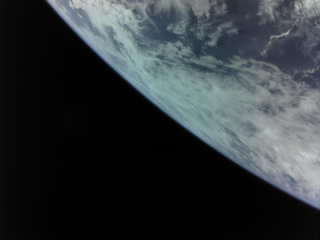
#> input picture input/HZ_Horizon_05/B4_HZ_320x240_88_complete.jpg, 320 x 240 px
$ python -i horizon_detector.py   (imports and definitions only)
#> lines starting #> are read from the running program, lines starting #| are printed output that depends on the picture; after the words box and inside, x2 and y2 are one past the last pixel; in counts of white or black regions, pixels touching at a corner belong together
#> further down, picture is the input picture: shape (240, 320, 3); mean B, G, R 56.8, 54, 48.5
import cv2
import numpy as np

def detect_horizon(image):
    gray = cv2.cvtColor(image, cv2.COLOR_BGR2GRAY)
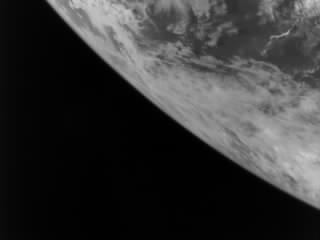
#> gray: shape (240, 320); min 0, max 202, mean 52.6
    blurred = cv2.GaussianBlur(gray, (5, 5), 0)
    _, binary = cv2.threshold(blurred, 80, 255, cv2.THRESH_BINARY)
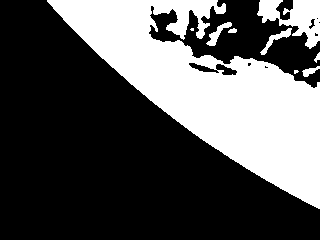
#> binary: shape (240, 320); 33.6% white; 9 white regions (2 under 20 px)

    contours, _ = cv2.findContours(binary, cv2.RETR_EXTERNAL, cv2.CHAIN_APPROX_SIMPLE)
#> contours = 9 contours, 2 with area under 20; largest, box (x1, y1, x2, y2) and area: (47, 0, 320, 209) 23382, (257, 0, 320, 49) 1466, (260, 28, 292, 55) 164, (206, 22, 232, 46) 164, (302, 66, 320, 77) 74, (228, 28, 237, 33) 24, (314, 52, 320, 63) 22
    if not contours:
        return None, image

    largest_contour = max(contours, key=cv2.contourArea)
#> largest_contour = contour of 413 points, box (x1, y1, x2, y2) (47, 0, 320, 209), area 23382

    points = np.squeeze(largest_contour)
#> points = 413 pairs, first value 47 to 319, second value 0 to 208
    if points.ndim != 2:
        return None, image

    # נזהה עבור כל x את ה-y הכי עליון (כלומר את קו האופק האמיתי)
    horizon_points = {}
    for x, y in points:
        if 0 <= x < image.shape[1] and 0 <= y < image.shape[0]:
            if x not in horizon_points or y < horizon_points[x]:
                horizon_points[x] = y
#> this loop made 413 passes
#> (x, y) on passes 1 to 3: (47, 0), (47, 1), (53, 7)
#> after the loop, horizon_points = 180 items

#> (the run stopped early here; a loop or call above may not have finished)

$ run again, on input/HZ_Horizon_05/B4_HZ_320x240_89_complete.jpg
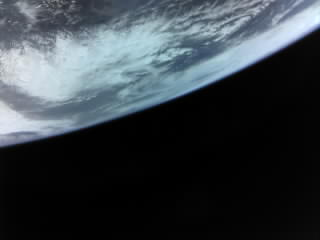
#> input picture input/HZ_Horizon_05/B4_HZ_320x240_89_complete.jpg, 320 x 240 px
#> picture is the input picture: shape (240, 320, 3); mean B, G, R 68.4, 63, 55.5
#> in detect_horizon, `gray = cv2.cvtColor(image, cv2.COLOR_BGR2GRAY)`:
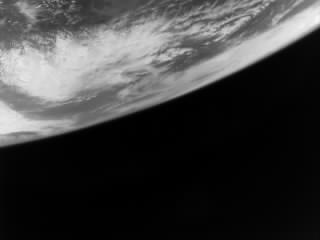
#> gray: shape (240, 320); min 0, max 246, mean 61.4
#> in detect_horizon, `_, binary = cv2.threshold(blurred, 80, 255, cv2.THRESH_BINARY)`:
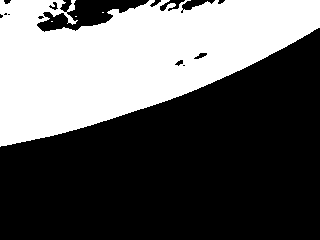
#> binary: shape (240, 320); 37.9% white; 4 white regions (3 under 20 px)
#> contours = 4 contours, 3 with area under 20; largest, box (x1, y1, x2, y2) and area: (0, 0, 320, 147) 28665
#> largest_contour = contour of 481 points, box (x1, y1, x2, y2) (0, 0, 320, 147), area 28665
#> points = 481 pairs, first value 0 to 319, second value 0 to 146
#> the loop in detect_horizon, `for x, y in points:` made 481 passes
#> (x, y) on passes 1 to 3: (0, 0), (0, 13), (1, 14)
#> after the loop in detect_horizon, `for x, y in points:`: horizon_points = 277 items

$ run again, on input/HZ_Horizon_05/B4_HZ_640x480_29_complete.jpg
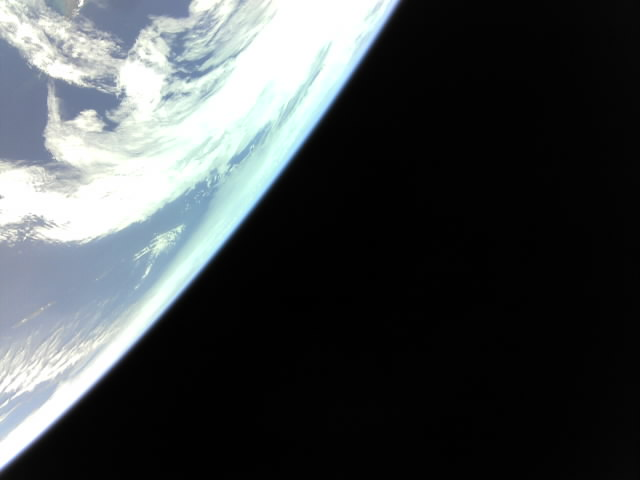
#> input picture input/HZ_Horizon_05/B4_HZ_640x480_29_complete.jpg, 640 x 480 px
#> picture is the input picture: shape (480, 640, 3); mean B, G, R 75.7, 73.7, 69.3
#> in detect_horizon, `gray = cv2.cvtColor(image, cv2.COLOR_BGR2GRAY)`:
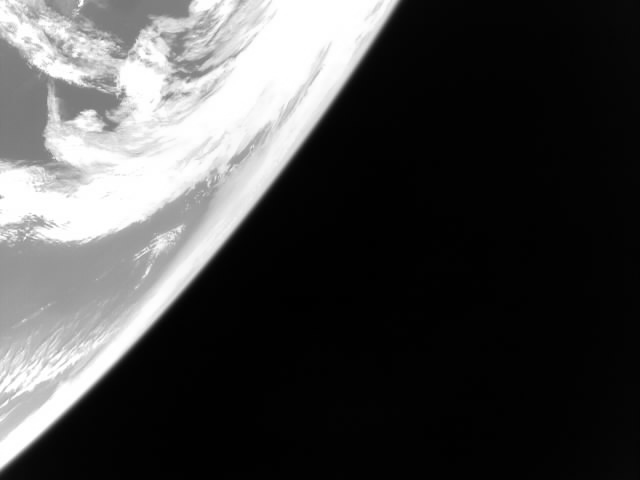
#> gray: shape (480, 640); min 0, max 255, mean 72.6
#> in detect_horizon, `_, binary = cv2.threshold(blurred, 80, 255, cv2.THRESH_BINARY)`:
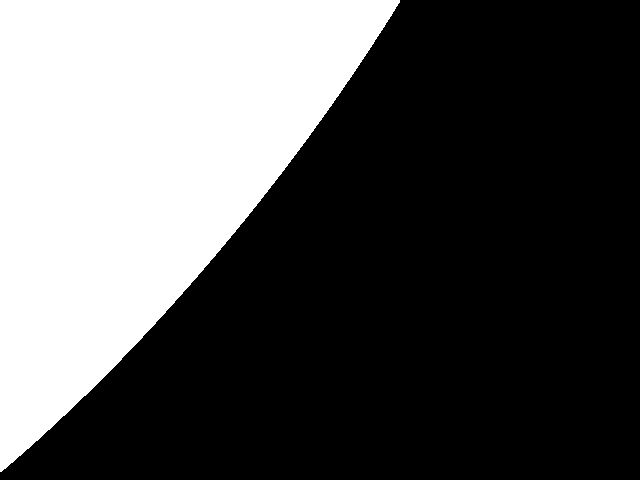
#> binary: shape (480, 640); 34.1% white; 1 white region
#> contours = 1 contour; box (x1, y1, x2, y2) and area: (0, 0, 400, 472) 104120
#> largest_contour = contour of 179 points, box (x1, y1, x2, y2) (0, 0, 400, 472), area 104120
#> points = 179 pairs, first value 0 to 399, second value 0 to 471
#> the loop in detect_horizon, `for x, y in points:` made 179 passes
#> (x, y) on passes 1 to 3: (0, 0), (0, 471), (1, 471)
#> after the loop in detect_horizon, `for x, y in points:`: horizon_points = 98 items

$ run again, on input/HZ_Horizon_05/B4_HZ_640x480_75_complete.jpg
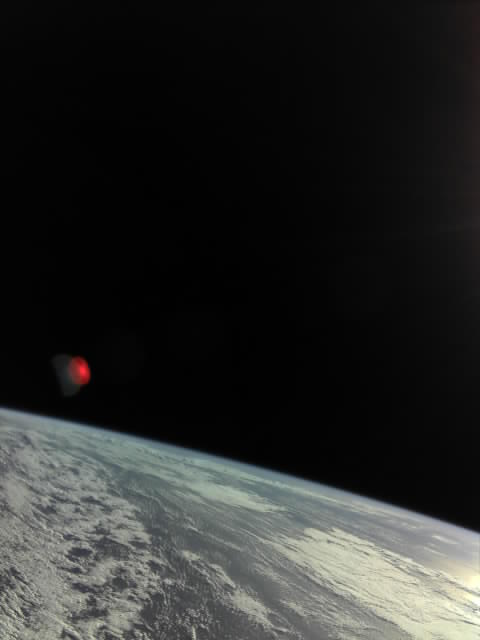
#> input picture input/HZ_Horizon_05/B4_HZ_640x480_75_complete.jpg, 480 x 640 px
#> picture is the input picture: shape (640, 480, 3); mean B, G, R 40.5, 42, 41
#> in detect_horizon, `_, binary = cv2.threshold(blurred, 80, 255, cv2.THRESH_BINARY)`:
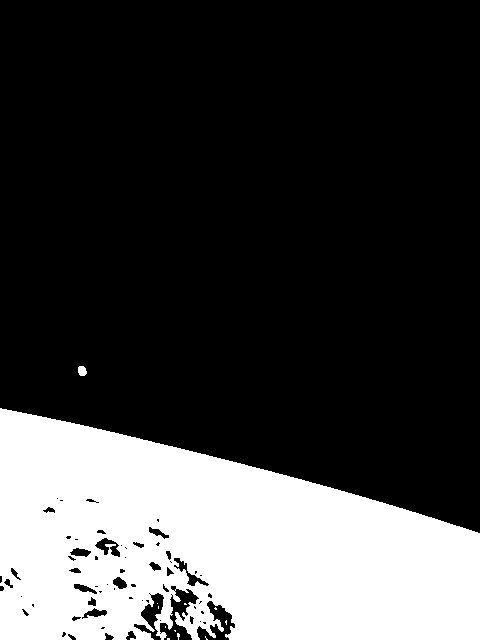
#> binary: shape (640, 480); 26% white; 12 white regions (10 under 20 px)
#> contours = 12 contours, 10 with area under 20; largest, box (x1, y1, x2, y2) and area: (0, 408, 480, 640) 80602, (78, 366, 87, 376) 60
#> largest_contour = contour of 650 points, box (x1, y1, x2, y2) (0, 408, 480, 640), area 80602
#> points = 650 pairs, first value 0 to 479, second value 408 to 639
#> the loop in detect_horizon, `for x, y in points:` made 650 passes
#> (x, y) on passes 1 to 3: (0, 408), (0, 575), (1, 575)
#> after the loop in detect_horizon, `for x, y in points:`: horizon_points = 316 items
